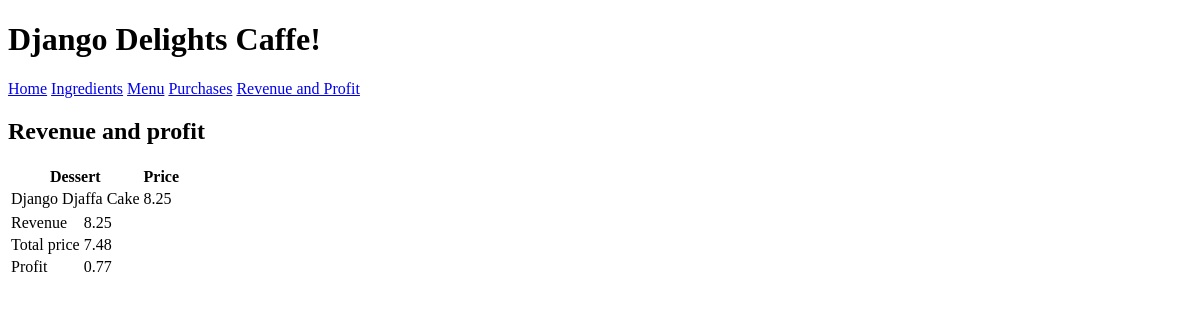
/profit/list, run on an earlier commit of the app's database.
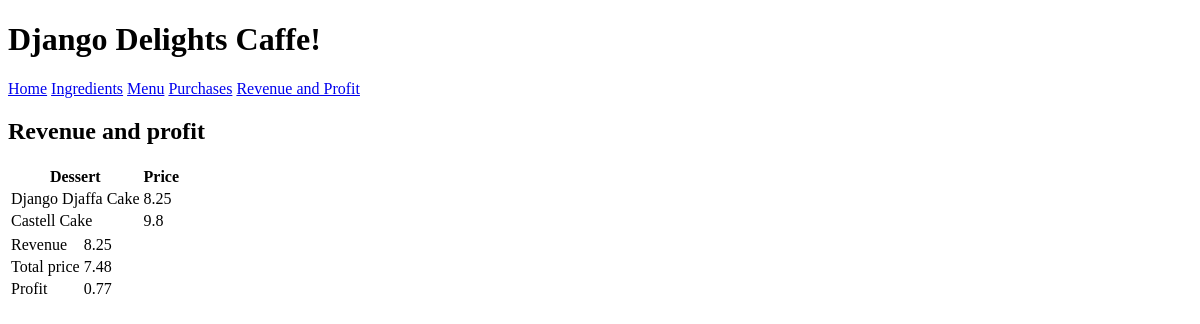
And on a later commit of the database.
### inventory/models.py (models this page shows, shortened)
class MenuItem(models.Model):
  title = models.CharField(max_length=50)
  price = models.FloatField(default=0.0)

### inventory/views.py (the view)
# urls.py: path('profit/list', views.ProfitView.as_view(), name='profit'),
class ProfitView(TemplateView):
    template_name = "inventory/profit.html"
    def get_context_data(self, **kwargs):
        context = super().get_context_data(**kwargs)
        context["ingredients"] = Ingredient.objects.all()
        context["menu"] = MenuItem.objects.all()
        context["recipes"] = RecipeRequirement.objects.all()
        context["purchases"] = Purchase.objects.all()
        revenue = Purchase.objects.aggregate(
            revenue=Sum("menu_item__price"))["revenue"]
        total_cost = 0
        for purchase in Purchase.objects.all():
            for recipe_requirement in purchase.menu_item.reciperequirement_set.all():
                total_cost += recipe_requirement.ingredient.unit_price * recipe_requirement.quantity
        context["revenue"] = revenue
        context["total_cost"] = total_cost
        context["profit"] = revenue - total_cost
        return context

### inventory/templates/inventory/profit.html
{% extends 'base.html' %} {% block content %}
<h2>Revenue and profit</h2>
<table>
  <thead>
    <tr>
      <th>Dessert</th>
      <th>Price</th>
    </tr>
  </thead>
  <tbody>
    {% for menu_item in menu %}
    <tr>
      <td>{{ menu_item.title }}</td>
      <td>{{ menu_item.price }}</td>
    </tr>
    {% endfor %}
  </tbody>
</table>
<table>
  <tr>
    <td>Revenue</td>
    <td>{{ revenue|floatformat:2 }}</td>
  </tr>
  <tr>
    <td>Total price</td>
    <td>{{ total_cost|floatformat:2 }}</td>
  </tr>
  <tr>
    <td>Profit</td>
    <td>{{ profit|floatformat:2 }}</td>
  </tr>
</table>
{% endblock %}

What changed in the data, as far as the page shows it:
added MenuItem: title "Castell Cake", price "9.8"
